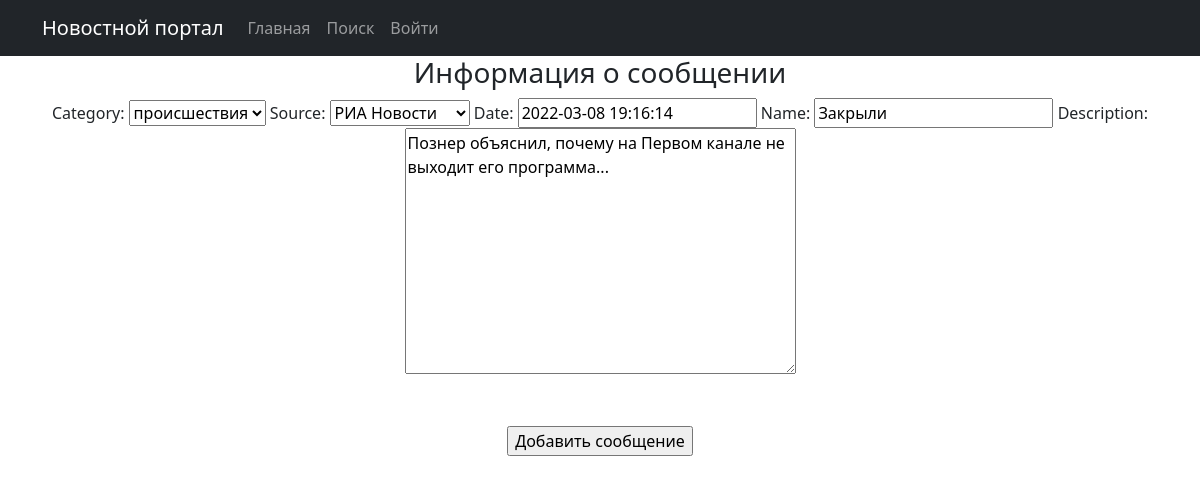
Page /news/create/1 (signed in) on the committed database.
### news/models.py (models this page shows, shortened)
class Post(models.Model):
    name = models.CharField(max_length=64)
    description = models.TextField()
    date = models.DateTimeField()
    category = models.ForeignKey('category', on_delete=models.CASCADE)
    source = models.ForeignKey('source', on_delete=models.CASCADE)

class Category(models.Model):
    name = models.CharField(max_length=64)
    subscribers = models.ManyToManyField(User, )
    def __str__(self):
        return f'{self.name}'

class Source(models.Model):
    name = models.CharField(max_length=64)
    def __str__(self):
        return f'{self.name}'

### news/views.py (the view)
# urls.py: path('create/<int:pk>', PostUpdateView.as_view(), name='post_update'),
class PostUpdateView(PermissionRequiredMixin, UpdateView):
    template_name = 'sample_app/post_create.html'
    form_class = PostForm
    permission_required = ('news.change_post',)
    success_url = '/news/'
    def get_object(self, **kwargs):
        id = self.kwargs.get('pk')
        return Post.objects.get(pk=id)

### news/forms.py
class PostForm(ModelForm):
    class Meta:
        model = Post
        fields = ['category', 'source', 'date', 'name', 'description']

### templates/sample_app/post_create.html (shortened to what this page needs)
{% extends 'flatpages/default.html' %}
{% block content %}
<h3>Информация о сообщении</h3>
<form method="POST">
    {{ form }}
    <h2>&nbsp;</h2>
    <input type="submit" value="Добавить сообщение">
</form>
{% endblock content %}

### rows in the picture
Post: category "происшествия", source "РИА Новости", date "2022-03-08 19:16:14", description "Познер объяснил, почему на Первом канале не выходит его программа..."
Category: name "Закрыли"
